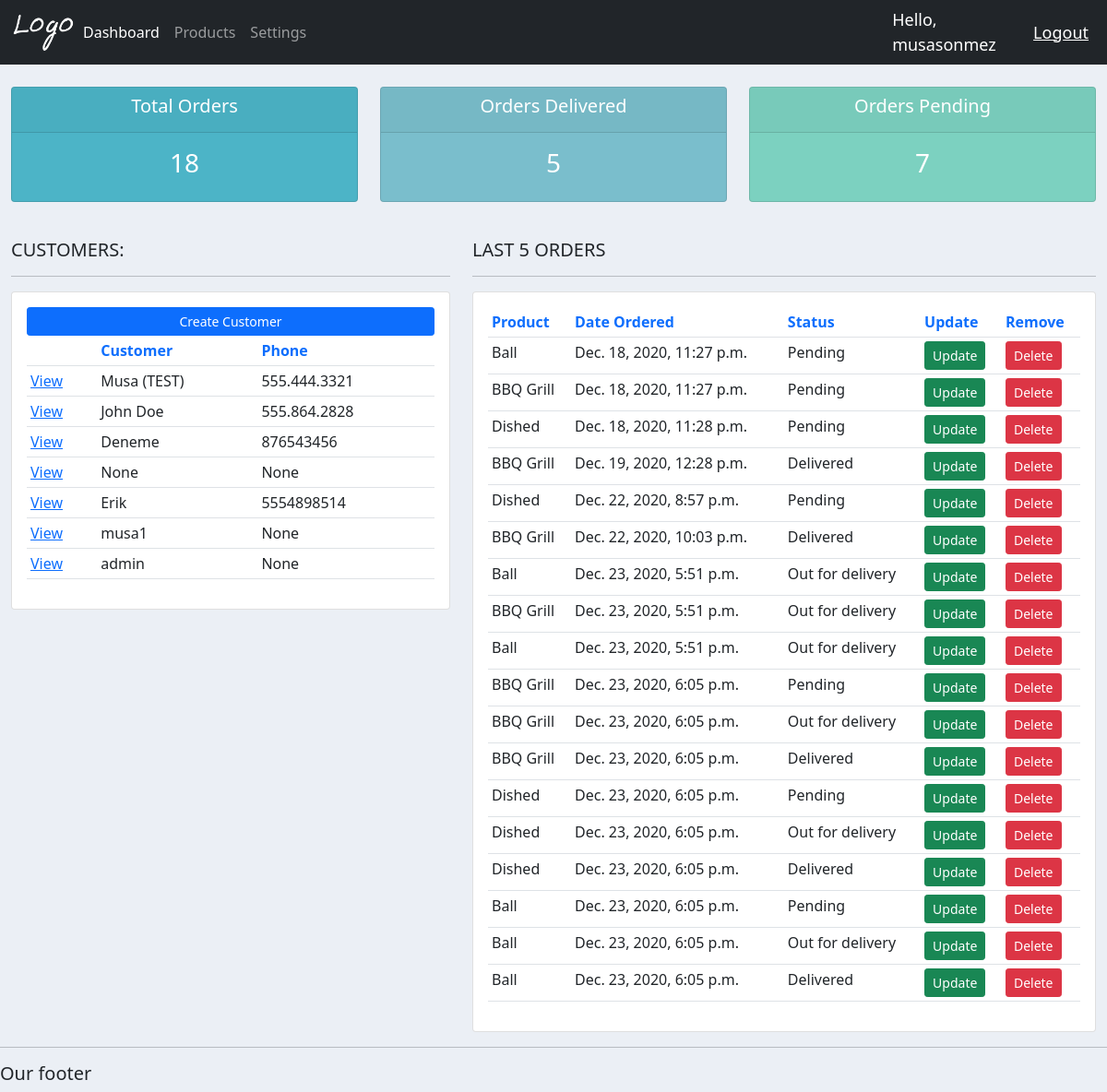
The app's page / (signed in) with its own data.
### accounts/models.py (models this page shows, shortened)
class Customer(models.Model):
    user = models.OneToOneField(User, null=True, blank=True, on_delete=models.CASCADE)
    name = models.CharField(max_length=200, null=True)
    phone = models.CharField(max_length=200, null=True)
    email = models.CharField(max_length=200, null=True)
    profile_pic = models.ImageField(default='profile1.png', null=True, blank=True)
    date_created = models.DateTimeField(auto_now_add=True)

class Order(models.Model):
    STATUS = (
        ('Pending', 'Pending'),
        ('Out for delivery', 'Out for delivery'),
        ('Delivered', 'Delivered'),
    )
    customer = models.ForeignKey(Customer, null=True, on_delete=models.SET_NULL)
    product = models.ForeignKey(Product, null=True, on_delete=models.SET_NULL)
    date_created = models.DateTimeField(auto_now_add=True)
    status = models.CharField(max_length=200, null=True, choices=STATUS)
    note = models.CharField(max_length=1000, null=True)

class Product(models.Model):
    CATEGORY = (
        ('Indoor', 'Indoor'),
        ('Outdoor', 'Outdoor'),
    )
    name = models.CharField(max_length=200, null=True)
    price = models.FloatField(null=True)
    category = models.CharField(max_length=200, null=True,choices=CATEGORY)
    description = models.CharField(max_length=200, null=True, blank=True)
    date_created = models.DateTimeField(auto_now_add=True)
    tags = models.ManyToManyField(Tag)
    def __str__(self):
        return self.name

### accounts/decorators.py (the view)
    def wrapper_function(request, *args, **kwargs):
        group = None
        if request.user.groups.exists():
            group = request.user.groups.all()[0].name
        if group == 'customer':
            return redirect('accounts:user_page')
        if group == 'admin':
            return view_func(request, *args, **kwargs)

### accounts/views.py (called while the page is built)
@login_required(login_url='accounts:login')
@admin_only
def home(request):
    orders = Order.objects.all()
    customers = Customer.objects.all()
    total_customers = customers.count()
    total_orders = orders.count()
    delivered = orders.filter(status='Delivered').count()
    pending = orders.filter(status='Pending').count()
    context = {
        'orders' : orders,
        'customers' : customers,
        'total_orders' : total_orders,
        'delivered' : delivered,
        'pending' : pending
    }
    return render(request, 'accounts/dashboard.html', context)

### templates/accounts/dashboard.html
{% extends 'accounts/base.html' %}
{% block content %}
{% include 'accounts/status.html' %}
<br>
<div class="row">
	<div class="col-md-5">
		<h5>CUSTOMERS:</h5>
		<hr>
		<div class="card card-body">
			<a class="btn btn-primary  btn-sm btn-block" href="">Create Customer</a>
			<table class="table table-sm">
				<tr>
					<th></th>
					<th class="text-primary">Customer</th>
					<th class="text-primary">Phone</th>
				</tr>
				{% for customer in customers %}
					<tr>
						<td><a href="{% url 'accounts:customer' customer.id %}">View</a></td>
						<td>{{ customer.name }}</td>
						<td>{{ customer.phone }}</td>
					</tr>
				{% endfor %}
			</table>
		</div>
	</div>
	<div class="col-md-7">
		<h5>LAST 5 ORDERS</h5>
		<hr>
		<div class="card card-body">
			<table class="table table-sm">
				<tr>
					<th class="text-primary">Product</th>
					<th class="text-primary">Date Ordered</th>
					<th class="text-primary">Status</th>
					<th class="text-primary">Update</th>
					<th class="text-primary">Remove</th>
				</tr>
				{% for order in orders %}
					<tr>
						<td>{{ order.product }}</td>
						<td>{{ order.date_created }}</td>
						<td>{{ order.status }}</td>
						<td><a href="{% url 'accounts:update_order' order.id %}" class="btn btn-success btn-sm">Update</a></td>
						<td><a href="{% url 'accounts:delete_order' order.id %}" class="btn btn-danger btn-sm">Delete</a></td>
					</tr>
				{% endfor %}
			</table>
		</div>
	</div>
</div>
{% endblock %}

### templates/accounts/base.html (shortened to what this page needs)
{% load static %}
<!DOCTYPE html>
<html lang="en">
<head>
    <link href="https://cdn.jsdelivr.net/npm/bootstrap@5.0.0-beta1/dist/css/bootstrap.min.css" rel="stylesheet">
    <link rel="stylesheet" href="{% static 'css/base.css' %}">
</head>
<body>
    {% include 'accounts/navbar.html' %}
    <div class="container-fluid">
    {% block content %}
    {% endblock %}
    </div>
    <hr>
    <h5>Our footer</h5>
</body>
</html>

### templates/accounts/navbar.html (shortened to what this page needs)
{% load static %}
<nav class="navbar navbar-expand-lg navbar-dark bg-dark">
  <div class="container-fluid">
    <img id="logo" src="{% static 'images/logo.png' %}">
    <div class="collapse navbar-collapse" id="navbarNav">
      <ul class="navbar-nav">
        {% if request.user.is_staff %}
        <li class="nav-item">
          <a class="nav-link active" href="{% url 'accounts:home' %}">Dashboard</a>
        </li>
        <li class="nav-item">
          <a class="nav-link" href="{% url 'accounts:products' %}">Products</a>
        </li>
        {% endif %}
        <li class="nav-item">
          <a class="nav-link" href="{% url 'accounts:account' %}">Settings</a>
        </li>
      </ul>
    </div>
  </div>
  <span class="hello-msg">Hello, {{ request.user }}</span>
  <span><a class="hello-msg" href="{% url 'accounts:logout' %}">Logout</a></span>
</nav>

### templates/accounts/status.html
<br>
<div class="row">
	<div class="col">
		<div class="col-md">
			<div class="card text-center text-white  mb-3" id="total-orders">
			  	<div class="card-header">
			  		<h5 class="card-title">Total Orders</h5>
			  	</div>
			  	<div class="card-body">
			    	<h3 class="card-title">{{ total_orders }}</h3>
			  	</div>
			</div>
		</div>
	</div>
	<div class="col">
		<div class="col-md">
			<div class="card text-center text-white  mb-3" id="orders-delivered">
			  	<div class="card-header">
			  		<h5 class="card-title">Orders Delivered</h5>
			  	</div>
			  	<div class="card-body">
			    	<h3 class="card-title">{{ delivered }}</h3>
			  	</div>
			</div>
		</div>
	</div>
	<div class="col">
		<div class="col-md">
			<div class="card text-center text-white  mb-3" id="orders-pending">
			  	<div class="card-header">
			  		<h5 class="card-title">Orders Pending</h5>
			  	</div>
			  	<div class="card-body">
			    	<h3 class="card-title">{{ pending }}</h3>
			  	</div>
			</div>
		</div>
	</div>
</div>

### static/css/base.css (style rules this page uses)
#logo { width: 70px; }
body { background-color: #ebeff5; }
#total-orders { background-color: #4cb4c7; }
#orders-delivered { background-color: #7abecc; }
#orders-pending { background-color: #7CD1C0; }

### templates/accounts/navbar.html (style rules this page uses)
.hello-msg { font-size: 18px; color: #fff; margin-right: 20px; }

### records on screen
Customer: name "Musa (TEST)", phone "555.444.3321"
Customer: name "John Doe", phone "555.864.2828"
Customer: name "Deneme", phone "876543456"
Customer: name "None", phone "None"
Customer: name "Erik", phone "5554898514"
Customer: name "musa1", phone "None"
Customer: name "admin", phone "None"
Order: product "Ball", date_created "Dec. 18, 2020, 11:27 p.m.", status "Pending"
Order: product "BBQ Grill", date_created "Dec. 18, 2020, 11:27 p.m.", status "Pending"
Order: product "Dished", date_created "Dec. 18, 2020, 11:28 p.m.", status "Pending"
Order: product "BBQ Grill", date_created "Dec. 19, 2020, 12:28 p.m.", status "Delivered"
Order: product "Dished", date_created "Dec. 22, 2020, 8:57 p.m.", status "Pending"
Order: product "BBQ Grill", date_created "Dec. 22, 2020, 10:03 p.m.", status "Delivered"
Order: product "Ball", date_created "Dec. 23, 2020, 5:51 p.m.", status "Out for delivery"
Order: product "BBQ Grill", date_created "Dec. 23, 2020, 5:51 p.m.", status "Out for delivery"
Order: product "Ball", date_created "Dec. 23, 2020, 5:51 p.m.", status "Out for delivery"
Order: product "BBQ Grill", date_created "Dec. 23, 2020, 6:05 p.m.", status "Pending"
Order: product "BBQ Grill", date_created "Dec. 23, 2020, 6:05 p.m.", status "Out for delivery"
Order: product "BBQ Grill", date_created "Dec. 23, 2020, 6:05 p.m.", status "Delivered"
Order: product "Dished", date_created "Dec. 23, 2020, 6:05 p.m.", status "Pending"
Order: product "Dished", date_created "Dec. 23, 2020, 6:05 p.m.", status "Out for delivery"
Order: product "Dished", date_created "Dec. 23, 2020, 6:05 p.m.", status "Delivered"
Order: product "Ball", date_created "Dec. 23, 2020, 6:05 p.m.", status "Pending"
Order: product "Ball", date_created "Dec. 23, 2020, 6:05 p.m.", status "Out for delivery"
Order: product "Ball", date_created "Dec. 23, 2020, 6:05 p.m.", status "Delivered"

### other values on screen
{{ request.user }} "musasonmez"
{{ total_orders }} "18"
{{ delivered }} "5"
{{ pending }} "7"
